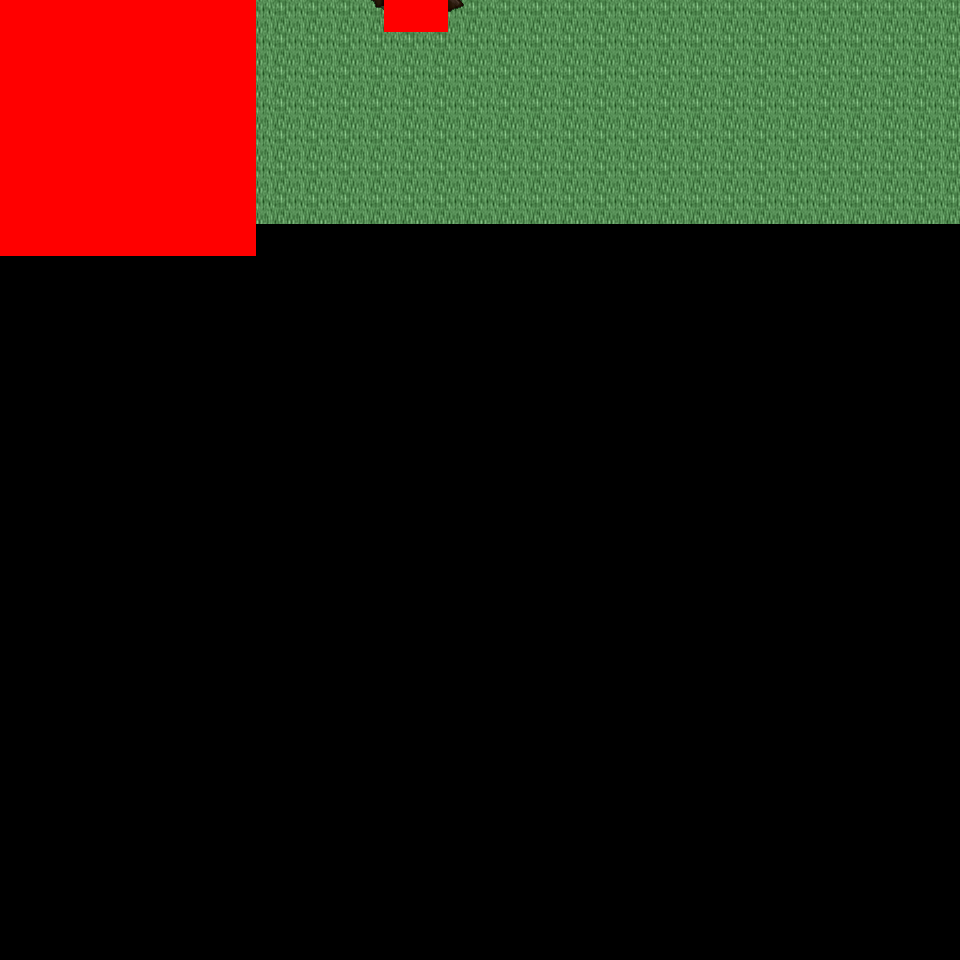

This game map was drawn from its Tiled (.tmx) file and the tilesets committed beside it. A one-line description and the trimmed map source follow:
An orthogonal 30x30 tile map with 32x32 px tiles, 6 tile layers (Ground, Object, Object2, Above, ...), 32 tilesets and 3 objects (3x mapExit).

<map version="1.0" orientation="orthogonal" renderorder="right-down" width="30" height="30" tilewidth="32" tileheight="32" nextobjectid="4">
  <tileset firstgid="1" name="tileset_logic_collision" tilewidth="32" tileheight="32" tilecount="1" columns="1">
    <image source="../drawable/tileset_logic_collision.png" width="32" height="32" />
  </tileset>
  <tileset firstgid="2" name="tileset_ground_ridge_earth_pale" tilewidth="32" tileheight="32" tilecount="96" columns="12">
    <image source="../drawable/tileset_ground_ridge_earth_pale.png" width="384" height="256" />
  </tileset>
  <tileset firstgid="98" name="tileset_ground_ridge_earth_dark" tilewidth="32" tileheight="32" tilecount="96" columns="12">
    <image source="../drawable/tileset_ground_ridge_earth_dark.png" width="384" height="256" />
  </tileset>
  <tileset firstgid="194" name="tileset_ground_ground" tilewidth="32" tileheight="32" tilecount="33" columns="3">
    <image source="../drawable/tileset_ground_ground.png" width="96" height="352" />
  </tileset>
  <tileset firstgid="227" name="tileset_terrain_grassland" tilewidth="32" tileheight="32" tilecount="88" columns="8">
    <image source="../drawable/tileset_terrain_grassland.png" width="256" height="352" />
  </tileset>
  <tileset firstgid="315" name="tileset_ground_grass_edges" tilewidth="32" tileheight="32" tilecount="36" columns="12">
    <image source="../drawable/tileset_ground_grass_edges.png" width="384" height="96" />
  </tileset>
  <tileset firstgid="351" name="tileset_ground_grass_corners" tilewidth="32" tileheight="32" tilecount="24" columns="6">
    <image source="../drawable/tileset_ground_grass_corners.png" width="192" height="128" />
  </tileset>
  <tileset firstgid="375" name="tileset_plant_tree_tree_darkgreen" tilewidth="32" tileheight="32" tilecount="88" columns="8">
    <image source="../drawable/tileset_plant_tree_tree_darkgreen.png" width="256" height="352" />
  </tileset>
  <tileset firstgid="463" name="tileset_plant_tree_fall_trees" tilewidth="32" tileheight="32" tilecount="40" columns="8">
    <image source="../drawable/tileset_plant_tree_fall_trees.png" width="256" height="160" />
  </tileset>
  <tileset firstgid="503" name="tileset_plant_tree_evergreen" tilewidth="32" tileheight="32" tilecount="36" columns="3">
    <image source="../drawable/tileset_plant_tree_evergreen.png" width="96" height="384" />
  </tileset>
  <tileset firstgid="539" name="tileset_plant_tree_pine_tree" tilewidth="32" tileheight="32" tilecount="20" columns="4">
    <image source="../drawable/tileset_plant_tree_pine_tree.png" width="128" height="160" />
  </tileset>
  <tileset firstgid="559" name="tileset_plant_tree_pine_tree_1" tilewidth="32" tileheight="32" tilecount="20" columns="4">
    <image source="../drawable/tileset_plant_tree_pine_tree_1.png" width="128" height="160" />
  </tileset>
  <tileset firstgid="579" name="tileset_building_decoration_rocks" tilewidth="32" tileheight="32" tilecount="6" columns="3">
    <image source="../drawable/tileset_building_decoration_rocks.png" width="96" height="64" />
  </tileset>
  <tileset firstgid="585" name="tileset_plant_stump_hollow_logs" tilewidth="32" tileheight="32" tilecount="6" columns="3">
    <image source="../drawable/tileset_plant_stump_hollow_logs.png" width="96" height="64" />
  </tileset>
  <tileset firstgid="591" name="tileset_plant_stump_small_stump" tilewidth="32" tileheight="32" tilecount="4" columns="2">
    <image source="../drawable/tileset_plant_stump_small_stump.png" width="64" height="64" />
  </tileset>
  <tileset firstgid="595" name="tileset_plant_flower_daisy_yellow" tilewidth="32" tileheight="32" tilecount="8" columns="2">
    <image source="../drawable/tileset_plant_flower_daisy_yellow.png" width="64" height="128" />
  </tileset>
  <tileset firstgid="603" name="tileset_plant_flower_daisy_white" tilewidth="32" tileheight="32" tilecount="8" columns="2">
    <image source="../drawable/tileset_plant_flower_daisy_white.png" width="64" height="128" />
  </tileset>
  <tileset firstgid="611" name="tileset_plant_flower_daisy_red" tilewidth="32" tileheight="32" tilecount="8" columns="2">
    <image source="../drawable/tileset_plant_flower_daisy_red.png" width="64" height="128" />
  </tileset>
  <tileset firstgid="619" name="tileset_plant_flower_daisy_blue" tilewidth="32" tileheight="32" tilecount="8" columns="2">
    <image source="../drawable/tileset_plant_flower_daisy_blue.png" width="64" height="128" />
  </tileset>
  <tileset firstgid="627" name="tileset_plant_leaves" tilewidth="32" tileheight="32" tilecount="8" columns="4">
    <image source="../drawable/tileset_plant_leaves.png" width="128" height="64" />
  </tileset>
  <tileset firstgid="635" name="tileset_plant_brown_mushrooms" tilewidth="32" tileheight="32" tilecount="24" columns="6">
    <image source="../drawable/tileset_plant_brown_mushrooms.png" width="192" height="128" />
  </tileset>
  <tileset firstgid="659" name="tileset_logic_item_resources" tilewidth="32" tileheight="32" tilecount="6" columns="6">
    <image source="../drawable/tileset_logic_item_resources.png" width="192" height="32" />
  </tileset>
  <tileset firstgid="665" name="tileset_logic_creature_animal" tilewidth="32" tileheight="32" tilecount="32" columns="8">
    <image source="../drawable/tileset_logic_creature_animal.png" width="256" height="128" />
  </tileset>
  <tileset firstgid="697" name="tileset_ground_tall_grass" tilewidth="32" tileheight="32" tilecount="15" columns="5">
    <image source="../drawable/tileset_ground_tall_grass.png" width="160" height="96" />
  </tileset>
  <tileset firstgid="712" name="tileset_logic_creature_reptile" tilewidth="32" tileheight="32" tilecount="7" columns="7">
    <image source="../drawable/tileset_logic_creature_reptile.png" width="224" height="32" />
  </tileset>
  <tileset firstgid="719" name="tileset_plant_bush_leafy" tilewidth="32" tileheight="32" tilecount="48" columns="8">
    <image source="../drawable/tileset_plant_bush_leafy.png" width="256" height="192" />
  </tileset>
  <tileset firstgid="767" name="tileset_plant_bushes_and_trees" tilewidth="32" tileheight="32" tilecount="144" columns="16">
    <image source="../drawable/tileset_plant_bushes_and_trees.png" width="512" height="289" />
  </tileset>
  <tileset firstgid="911" name="tileset_building_thatched_roof_cottage1" tilewidth="32" tileheight="32" tilecount="20" columns="4">
    <image source="../drawable/tileset_building_thatched_roof_cottage1.png" width="128" height="160" />
  </tileset>
  <tileset firstgid="931" name="tileset_building_thatched_roof_cottage2" tilewidth="32" tileheight="32" tilecount="20" columns="4">
    <image source="../drawable/tileset_building_thatched_roof_cottage2.png" width="128" height="160" />
  </tileset>
  <tileset firstgid="951" name="tileset_plant_stump_stump_rectangular" tilewidth="32" tileheight="32" tilecount="4" columns="2">
    <image source="../drawable/tileset_plant_stump_stump_rectangular.png" width="64" height="64" />
  </tileset>
  <tileset firstgid="955" name="tileset_object_well_hoist" tilewidth="32" tileheight="32" tilecount="9" columns="3">
    <image source="../drawable/tileset_object_well_hoist.png" width="96" height="96" />
  </tileset>
  <tileset firstgid="964" name="tileset_logic_creature_gnome" tilewidth="32" tileheight="32" tilecount="6" columns="6">
    <image source="../drawable/tileset_logic_creature_gnome.png" width="192" height="32" />
  </tileset>
  <layer name="Ground" width="30" height="30">
    <data>[900 cells, 218 non-empty, 2 distinct tile ids]</data>
  </layer>
  <layer name="Object" width="30" height="30">
    <data>[900 cells, 13 non-empty, 7 distinct tile ids]</data>
  </layer>
  <layer name="Object2" width="30" height="30">
    <data>[900 cells, 0 non-empty, 0 distinct tile ids]</data>
  </layer>
  <layer name="Above" width="30" height="30">
    <data>[900 cells, 0 non-empty, 0 distinct tile ids]</data>
  </layer>
  <layer name="Above2" width="30" height="30">
    <data>[900 cells, 0 non-empty, 0 distinct tile ids]</data>
  </layer>
  <layer name="Walkable" width="30" height="30">
    <data>[900 cells, 66 non-empty, 1 distinct tile ids]</data>
  </layer>
  <objectgroup name="MapEvents">
    <object id="1" name="north" type="mapExit" x="256" y="0" width="128" height="32">
      <properties>
        <property name="map" value="level_0_x55_y11" />
        <property name="x" value="8" />
        <property name="y" value="28" />
      </properties>
    </object>
    <object id="2" name="north2" type="mapExit" x="448" y="0" width="512" height="32">
      <properties>
        <property name="map" value="level_0_x55_y11" />
        <property name="x" value="14" />
        <property name="y" value="28" />
      </properties>
    </object>
    <object id="3" name="west" type="mapExit" x="0" y="256" width="32" height="704">
      <properties>
        <property name="map" value="level_0_x54_y12" />
        <property name="x" value="28" />
        <property name="y" value="8" />
      </properties>
    </object>
  </objectgroup>
</map>
